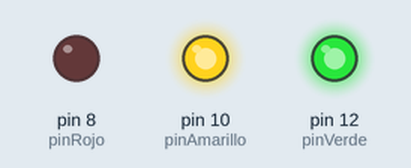
This sketch was run on a simulated Arduino Uno, built with avr-gcc and run on an emulated ATmega328P. Parts: output pins drawn as LEDs (lit = HIGH).

Above: at 0.2 s.
At 1.2 s:
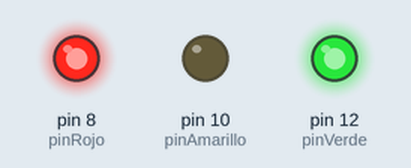
At 2.2 s:
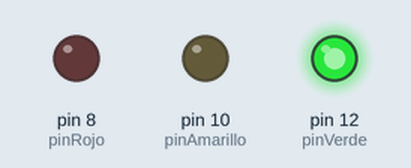
Timing chart, 0 to 3.0 s (numbered marks = the images above):
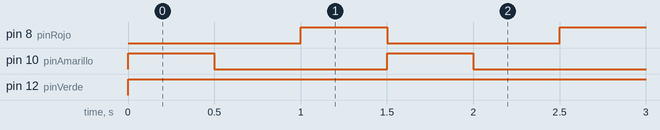

The sketch:

sketch_mar30a.ino
```cpp
int pinRojo = 8;
int pinAmarillo = 10;
int pinVerde = 12;
void setup() {
  // put your setup code here, to run once:
pinMode(pinRojo, OUTPUT);
  pinMode(pinAmarillo, OUTPUT);
  pinMode(pinVerde, OUTPUT);
}

void loop() {
  // put your main code here, to run repeatedly:
setColor(0, 255, 255); // rojo
  delay(500);
   setColor(0, 0 , 255); // amarillo
  delay(500);
  setColor(255, 0, 255); // verde
  delay(500);
}
void setColor(int red, int yellow, int green){
  analogWrite(pinRojo, red);
  analogWrite(pinAmarillo, yellow);
  analogWrite(pinVerde, green);
}
```

Measured:
- by itself, pin 8 (pinRojo), pin 10 (pinAmarillo): alternates HIGH for 0.50 s and LOW for 1.0 s
- by itself, pin 12 (pinVerde): LOW → HIGH at 0.00 s
- by itself, everything shown: repeats every 1.5 s, in 3 steps
